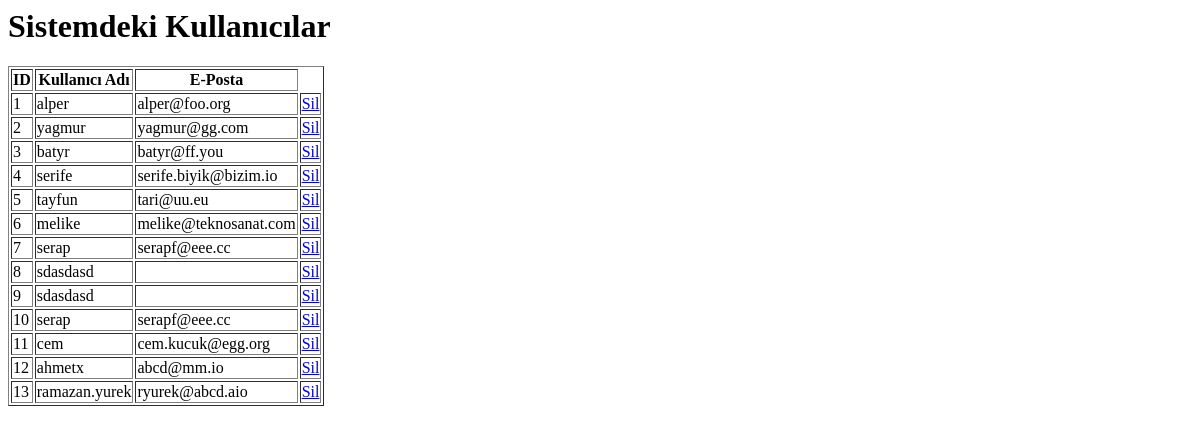
/kullanicilar, run on an earlier commit of the app's database.
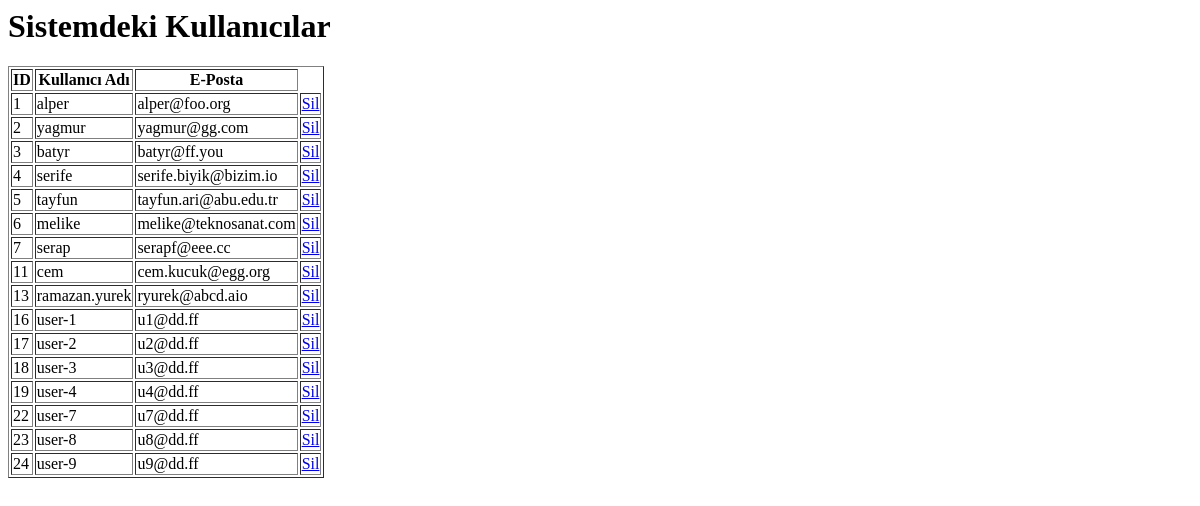
And on a later commit of the database.
### deneme.py (models this page shows)
class Users(db.Model):
    id = db.Column(db.Integer, primary_key=True)
    username = db.Column(db.String)
    email = db.Column(db.String)

### deneme.py (the view)
@app.route('/kullanicilar')
def kullanicilar():
    users = Users.query.all()
    return render_template(
            'kullanicilar.html',
            baslik="Kullanıcılar",
            kullanicilar=users
            )

### templates/kullanicilar.html (shortened to what this page needs)
<html>
    <head>
    </head>
    <body>
        <h1>Sistemdeki Kullanıcılar</h1>
        <table border="1">
        <tr><th>ID</th><th>Kullanıcı Adı</th><th>E-Posta</th></tr>
        {% for kullanici in kullanicilar %}
          <tr><td>{{kullanici.id}}</td><td>{{kullanici.username}}</td><td>{{kullanici.email}}</td><td><a href="/kullanicisil?id={{kullanici.id}}">Sil</a></td></tr>
        {% endfor %}
</table>
    </body>
</html>

What changed in the data, as far as the page shows it:
removed Users: id "8", username "sdasdasd"
removed Users: id "9", username "sdasdasd"
removed Users: id "10", username "serap", email "serapf@eee.cc"
removed Users: id "12", username "ahmetx", email "abcd@mm.io"
changed Users "tayfun": email "tari@uu.eu" → "tayfun.ari@abu.edu.tr"
added Users: id "16", username "user-1", email "u1@dd.ff"
added Users: id "17", username "user-2", email "u2@dd.ff"
added Users: id "18", username "user-3", email "u3@dd.ff"
added Users: id "19", username "user-4", email "u4@dd.ff"
added Users: id "22", username "user-7", email "u7@dd.ff"
added Users: id "23", username "user-8", email "u8@dd.ff"
added Users: id "24", username "user-9", email "u9@dd.ff"
